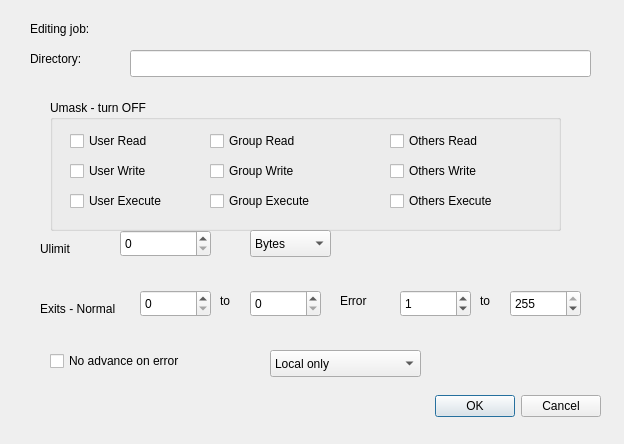
<?xml version="1.0" encoding="UTF-8"?>
<ui version="4.0">
 <class>procpardlg</class>
 <widget class="QDialog" name="procpardlg">
  <property name="geometry">
   <rect>
    <x>0</x>
    <y>0</y>
    <width>624</width>
    <height>444</height>
   </rect>
  </property>
  <property name="windowTitle">
   <string>Process Parameters</string>
  </property>
  <widget class="QDialogButtonBox" name="buttonBox">
   <property name="geometry">
    <rect>
     <x>410</x>
     <y>390</y>
     <width>191</width>
     <height>32</height>
    </rect>
   </property>
   <property name="orientation">
    <enum>Qt::Horizontal</enum>
   </property>
   <property name="standardButtons">
    <set>QDialogButtonBox::Cancel|QDialogButtonBox::Ok</set>
   </property>
  </widget>
  <widget class="QLabel" name="label">
   <property name="geometry">
    <rect>
     <x>30</x>
     <y>20</y>
     <width>81</width>
     <height>17</height>
    </rect>
   </property>
   <property name="text">
    <string>Editing job:</string>
   </property>
  </widget>
  <widget class="QLabel" name="edjob">
   <property name="geometry">
    <rect>
     <x>130</x>
     <y>20</y>
     <width>331</width>
     <height>17</height>
    </rect>
   </property>
   <property name="text">
    <string/>
   </property>
  </widget>
  <widget class="QLabel" name="label_2">
   <property name="geometry">
    <rect>
     <x>30</x>
     <y>50</y>
     <width>71</width>
     <height>17</height>
    </rect>
   </property>
   <property name="text">
    <string>Directory:</string>
   </property>
  </widget>
  <widget class="QLineEdit" name="directory">
   <property name="geometry">
    <rect>
     <x>130</x>
     <y>50</y>
     <width>461</width>
     <height>27</height>
    </rect>
   </property>
   <property name="toolTip">
    <string>This is the working directory for the job.

Remember you can use ~user to give the user's home directory or $HOME
and so forth (but this will use the environment variables in the job).</string>
   </property>
  </widget>
  <widget class="QGroupBox" name="groupBox">
   <property name="geometry">
    <rect>
     <x>50</x>
     <y>100</y>
     <width>511</width>
     <height>131</height>
    </rect>
   </property>
   <property name="title">
    <string>Umask - turn OFF</string>
   </property>
   <widget class="QCheckBox" name="um_ur">
    <property name="geometry">
     <rect>
      <x>20</x>
      <y>30</y>
      <width>97</width>
      <height>22</height>
     </rect>
    </property>
    <property name="toolTip">
     <string>Set Umask bit to turn off user read</string>
    </property>
    <property name="text">
     <string>User Read</string>
    </property>
   </widget>
   <widget class="QCheckBox" name="um_uw">
    <property name="geometry">
     <rect>
      <x>20</x>
      <y>60</y>
      <width>97</width>
      <height>22</height>
     </rect>
    </property>
    <property name="toolTip">
     <string>Set Umask bit to turn off user write</string>
    </property>
    <property name="text">
     <string>User Write</string>
    </property>
   </widget>
   <widget class="QCheckBox" name="um_ux">
    <property name="geometry">
     <rect>
      <x>20</x>
      <y>90</y>
      <width>121</width>
      <height>22</height>
     </rect>
    </property>
    <property name="toolTip">
     <string>Set Umask bit to turn off user execute/search</string>
    </property>
    <property name="text">
     <string>User Execute</string>
    </property>
   </widget>
   <widget class="QCheckBox" name="um_gx">
    <property name="geometry">
     <rect>
      <x>160</x>
      <y>90</y>
      <width>131</width>
      <height>22</height>
     </rect>
    </property>
    <property name="toolTip">
     <string>Set Umask bit to turn off group execute/search</string>
    </property>
    <property name="text">
     <string>Group Execute</string>
    </property>
   </widget>
   <widget class="QCheckBox" name="um_gr">
    <property name="geometry">
     <rect>
      <x>160</x>
      <y>30</y>
      <width>111</width>
      <height>22</height>
     </rect>
    </property>
    <property name="toolTip">
     <string>Set Umask bit to turn off group read</string>
    </property>
    <property name="text">
     <string>Group Read</string>
    </property>
   </widget>
   <widget class="QCheckBox" name="um_gw">
    <property name="geometry">
     <rect>
      <x>160</x>
      <y>60</y>
      <width>121</width>
      <height>22</height>
     </rect>
    </property>
    <property name="toolTip">
     <string>Set Umask bit to turn off group write</string>
    </property>
    <property name="text">
     <string>Group Write</string>
    </property>
   </widget>
   <widget class="QCheckBox" name="um_ow">
    <property name="geometry">
     <rect>
      <x>340</x>
      <y>60</y>
      <width>121</width>
      <height>22</height>
     </rect>
    </property>
    <property name="toolTip">
     <string>Set Umask bit to turn off others write</string>
    </property>
    <property name="text">
     <string>Others Write</string>
    </property>
   </widget>
   <widget class="QCheckBox" name="um_or">
    <property name="geometry">
     <rect>
      <x>340</x>
      <y>30</y>
      <width>111</width>
      <height>22</height>
     </rect>
    </property>
    <property name="toolTip">
     <string>Set Umask bit to turn off others read</string>
    </property>
    <property name="text">
     <string>Others Read</string>
    </property>
   </widget>
   <widget class="QCheckBox" name="um_ox">
    <property name="geometry">
     <rect>
      <x>340</x>
      <y>90</y>
      <width>131</width>
      <height>22</height>
     </rect>
    </property>
    <property name="toolTip">
     <string>Set Umask bit to turn off others execute/search</string>
    </property>
    <property name="text">
     <string>Others Execute</string>
    </property>
   </widget>
  </widget>
  <widget class="QLabel" name="label_3">
   <property name="geometry">
    <rect>
     <x>40</x>
     <y>300</y>
     <width>101</width>
     <height>17</height>
    </rect>
   </property>
   <property name="text">
    <string>Exits - Normal</string>
   </property>
  </widget>
  <widget class="QSpinBox" name="norml">
   <property name="geometry">
    <rect>
     <x>140</x>
     <y>290</y>
     <width>71</width>
     <height>27</height>
    </rect>
   </property>
   <property name="toolTip">
    <string>This is the lower bound of exit codes considered &quot;normal&quot;</string>
   </property>
   <property name="maximum">
    <number>255</number>
   </property>
  </widget>
  <widget class="QLabel" name="label_4">
   <property name="geometry">
    <rect>
     <x>220</x>
     <y>290</y>
     <width>21</width>
     <height>21</height>
    </rect>
   </property>
   <property name="text">
    <string>to</string>
   </property>
  </widget>
  <widget class="QSpinBox" name="normu">
   <property name="geometry">
    <rect>
     <x>250</x>
     <y>290</y>
     <width>71</width>
     <height>27</height>
    </rect>
   </property>
   <property name="toolTip">
    <string>This is the upper bound of exit codes considered &quot;normal&quot;</string>
   </property>
   <property name="maximum">
    <number>255</number>
   </property>
  </widget>
  <widget class="QLabel" name="label_5">
   <property name="geometry">
    <rect>
     <x>340</x>
     <y>290</y>
     <width>66</width>
     <height>21</height>
    </rect>
   </property>
   <property name="text">
    <string>Error</string>
   </property>
  </widget>
  <widget class="QSpinBox" name="errl">
   <property name="geometry">
    <rect>
     <x>400</x>
     <y>290</y>
     <width>71</width>
     <height>27</height>
    </rect>
   </property>
   <property name="toolTip">
    <string>This is the lower bound of exit codes considered &quot;error&quot;</string>
   </property>
   <property name="maximum">
    <number>255</number>
   </property>
   <property name="value">
    <number>1</number>
   </property>
  </widget>
  <widget class="QLabel" name="label_6">
   <property name="geometry">
    <rect>
     <x>480</x>
     <y>290</y>
     <width>21</width>
     <height>21</height>
    </rect>
   </property>
   <property name="text">
    <string>to</string>
   </property>
  </widget>
  <widget class="QSpinBox" name="erru">
   <property name="geometry">
    <rect>
     <x>510</x>
     <y>290</y>
     <width>71</width>
     <height>27</height>
    </rect>
   </property>
   <property name="toolTip">
    <string>This is the upper bound of exit codes considered &quot;error&quot;</string>
   </property>
   <property name="maximum">
    <number>255</number>
   </property>
   <property name="value">
    <number>255</number>
   </property>
  </widget>
  <widget class="QLabel" name="label_7">
   <property name="geometry">
    <rect>
     <x>40</x>
     <y>240</y>
     <width>51</width>
     <height>17</height>
    </rect>
   </property>
   <property name="text">
    <string>Ulimit</string>
   </property>
  </widget>
  <widget class="QSpinBox" name="ulimitv">
   <property name="geometry">
    <rect>
     <x>120</x>
     <y>230</y>
     <width>91</width>
     <height>27</height>
    </rect>
   </property>
   <property name="toolTip">
    <string>This is the value of the ulimit. Set 0 to indicate unlimited</string>
   </property>
   <property name="maximum">
    <number>1023</number>
   </property>
  </widget>
  <widget class="QComboBox" name="ulimitmult">
   <property name="geometry">
    <rect>
     <x>250</x>
     <y>230</y>
     <width>81</width>
     <height>27</height>
    </rect>
   </property>
   <property name="toolTip">
    <string>Give a multiplier here for the ulimit</string>
   </property>
   <item>
    <property name="text">
     <string>Bytes</string>
    </property>
   </item>
   <item>
    <property name="text">
     <string>KB</string>
    </property>
   </item>
   <item>
    <property name="text">
     <string>MB</string>
    </property>
   </item>
  </widget>
  <widget class="QCheckBox" name="noadverr">
   <property name="geometry">
    <rect>
     <x>50</x>
     <y>350</y>
     <width>181</width>
     <height>22</height>
    </rect>
   </property>
   <property name="toolTip">
    <string>Select this if time is not to be advanced on error</string>
   </property>
   <property name="text">
    <string>No advance on error</string>
   </property>
  </widget>
  <widget class="QComboBox" name="exporttype">
   <property name="geometry">
    <rect>
     <x>270</x>
     <y>350</y>
     <width>151</width>
     <height>27</height>
    </rect>
   </property>
   <property name="toolTip">
    <string>Select export type

Local means local only to current host
Exported means visible on other hosts, not executable
Remote runnable means it can run on other hosts.</string>
   </property>
   <item>
    <property name="text">
     <string>Local only</string>
    </property>
   </item>
   <item>
    <property name="text">
     <string>Exported</string>
    </property>
   </item>
   <item>
    <property name="text">
     <string>Remote runnable</string>
    </property>
   </item>
  </widget>
 </widget>
 <tabstops>
  <tabstop>directory</tabstop>
  <tabstop>um_ur</tabstop>
  <tabstop>um_uw</tabstop>
  <tabstop>um_ux</tabstop>
  <tabstop>um_gr</tabstop>
  <tabstop>um_gw</tabstop>
  <tabstop>um_gx</tabstop>
  <tabstop>um_or</tabstop>
  <tabstop>um_ow</tabstop>
  <tabstop>um_ox</tabstop>
  <tabstop>ulimitv</tabstop>
  <tabstop>ulimitmult</tabstop>
  <tabstop>norml</tabstop>
  <tabstop>normu</tabstop>
  <tabstop>errl</tabstop>
  <tabstop>erru</tabstop>
  <tabstop>noadverr</tabstop>
  <tabstop>exporttype</tabstop>
  <tabstop>buttonBox</tabstop>
 </tabstops>
 <resources/>
 <connections>
  <connection>
   <sender>buttonBox</sender>
   <signal>accepted()</signal>
   <receiver>procpardlg</receiver>
   <slot>accept()</slot>
   <hints>
    <hint type="sourcelabel">
     <x>248</x>
     <y>254</y>
    </hint>
    <hint type="destinationlabel">
     <x>157</x>
     <y>274</y>
    </hint>
   </hints>
  </connection>
  <connection>
   <sender>buttonBox</sender>
   <signal>rejected()</signal>
   <receiver>procpardlg</receiver>
   <slot>reject()</slot>
   <hints>
    <hint type="sourcelabel">
     <x>316</x>
     <y>260</y>
    </hint>
    <hint type="destinationlabel">
     <x>286</x>
     <y>274</y>
    </hint>
   </hints>
  </connection>
 </connections>
</ui>
